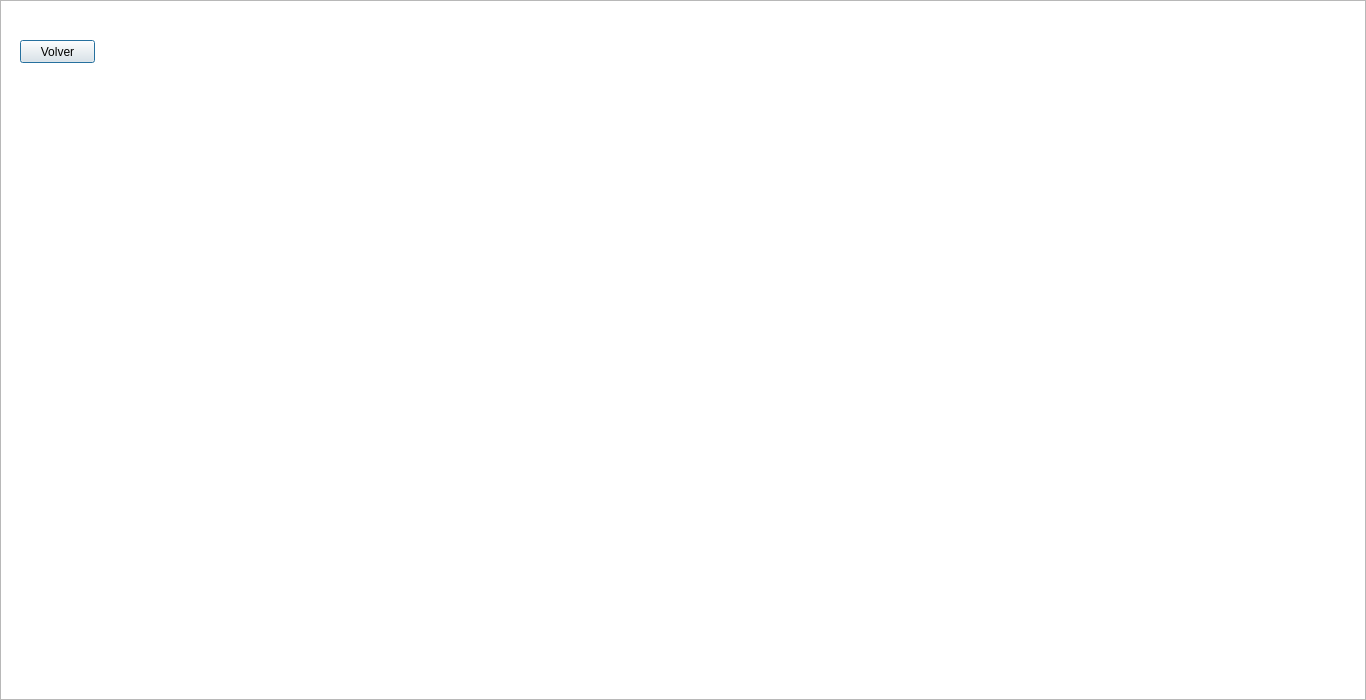
<?xml version="1.0" encoding="UTF-8"?>
<ui version="4.0">
 <class>Level3</class>
 <widget class="QDialog" name="Level3">
  <property name="geometry">
   <rect>
    <x>0</x>
    <y>0</y>
    <width>1366</width>
    <height>700</height>
   </rect>
  </property>
  <property name="windowTitle">
   <string>Capucho's Bomb Adventure</string>
  </property>
  <property name="windowIcon">
   <iconset resource="gif.qrc">
    <normaloff>:/Images/icono.png</normaloff>:/Images/icono.png</iconset>
  </property>
  <widget class="QGraphicsView" name="graphicsView">
   <property name="geometry">
    <rect>
     <x>0</x>
     <y>0</y>
     <width>1366</width>
     <height>700</height>
    </rect>
   </property>
   <property name="verticalScrollBarPolicy">
    <enum>Qt::ScrollBarAlwaysOff</enum>
   </property>
   <property name="horizontalScrollBarPolicy">
    <enum>Qt::ScrollBarAlwaysOff</enum>
   </property>
  </widget>
  <widget class="QPushButton" name="pushButton">
   <property name="geometry">
    <rect>
     <x>20</x>
     <y>40</y>
     <width>75</width>
     <height>23</height>
    </rect>
   </property>
   <property name="text">
    <string>Volver</string>
   </property>
  </widget>
 </widget>
 <resources>
  <include location="gif.qrc"/>
 </resources>
 <connections/>
</ui>
